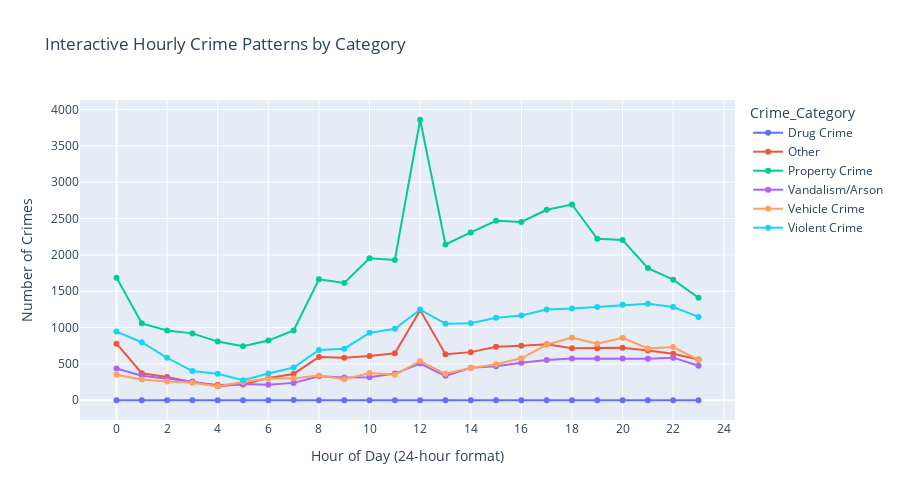

This figure's notebook cell:
### Code cell
# 3. Interactive geographic visualization (heatmap)
# Sample data for performance (10,000 random points)
sample_data = crime_df.sample(n=10000, random_state=42)

fig_scatter = px.scatter_mapbox(sample_data, 
                               lat='LAT', lon='LON',
                               color='Crime_Category',
                               hover_data=['Area_Name_Clean', 'Crime_Description_Clean', 'Hour'],
                               title='Interactive Geographic Crime Map - Los Angeles (2020)<br>Sample of 10,000 crimes',
                               height=600,
                               zoom=9)

fig_scatter.update_layout(mapbox_style="open-street-map")
fig_scatter.update_layout(margin={"r":0,"t":50,"l":0,"b":0})
fig_scatter.show()

print("Interactive Plot 3: Geographic crime distribution map")

# 4. Interactive hourly crime patterns
hourly_data = crime_df.groupby(['Hour', 'Crime_Category']).size().reset_index(name='Crime_Count')

fig_hour = px.line(hourly_data, x='Hour', y='Crime_Count', color='Crime_Category',
                   title='Interactive Hourly Crime Patterns by Category',
                   labels={'Hour': 'Hour of Day (24-hour format)', 'Crime_Count': 'Number of Crimes'},
                   height=500, markers=True)
fig_hour.update_xaxes(dtick=2)  # Show every 2 hours
fig_hour.show()

print("Interactive Plot 4: Hourly crime patterns by category")

### Figure 1 — Plotly figure (JSON) as saved in the notebook; plotly's stock layout.template omitted (floating-point values rounded to 4 significant figures)
{"data": [{"hovertemplate": "Crime_Category=Drug Crime<br>Hour of Day (24-hour format)=%{x}<br>Number of Crimes=%{y}<extra></extra>", "legendgroup": "Drug Crime", "line": {"color": "#636efa", "dash": "solid"}, "marker": {"symbol": "circle"}, "mode": "lines+markers", "name": "Drug Crime", "orientation": "v", "showlegend": true, "type": "scatter", "x": [0, 1, 2, 3, 4, 5, 6, 7, 8, 9, 10, 11, 12, 13, 14, 15, 16, 17, 18, 19, 20, 21, 22, 23], "xaxis": "x", "y": [0, 0, 0, 0, 0, 0, 0, 2, 0, 0, 0, 1, 0, 0, 0, 0, 0, 0, 0, 0, 0, 0, 0, 0], "yaxis": "y"}, {"hovertemplate": "Crime_Category=Other<br>Hour of Day (24-hour format)=%{x}<br>Number of Crimes=%{y}<extra></extra>", "legendgroup": "Other", "line": {"color": "#EF553B", "dash": "solid"}, "marker": {"symbol": "circle"}, "mode": "lines+markers", "name": "Other", "orientation": "v", "showlegend": true, "type": "scatter", "x": [0, 1, 2, 3, 4, 5, 6, 7, 8, 9, 10, 11, 12, 13, 14, 15, 16, 17, 18, 19, 20, 21, 22, 23], "xaxis": "x", "y": [778, 372, 320, 249, 211, 215, 305, 362, 596, 586, 610, 646, 1240, 632, 662, 736, 750, 769, 714, 717, 722, 683, 640, 561], "yaxis": "y"}, {"hovertemplate": "Crime_Category=Property Crime<br>Hour of Day (24-hour format)=%{x}<br>Number of Crimes=%{y}<extra></extra>", "legendgroup": "Property Crime", "line": {"color": "#00cc96", "dash": "solid"}, "marker": {"symbol": "circle"}, "mode": "lines+markers", "name": "Property Crime", "orientation": "v", "showlegend": true, "type": "scatter", "x": [0, 1, 2, 3, 4, 5, 6, 7, 8, 9, 10, 11, 12, 13, 14, 15, 16, 17, 18, 19, 20, 21, 22, 23], "xaxis": "x", "y": [1687, 1058, 959, 920, 807, 742, 821, 959, 1665, 1613, 1953, 1931, 3859, 2143, 2309, 2468, 2453, 2621, 2693, 2222, 2205, 1818, 1659, 1410], "yaxis": "y"}, {"hovertemplate": "Crime_Category=Vandalism/Arson<br>Hour of Day (24-hour format)=%{x}<br>Number of Crimes=%{y}<extra></extra>", "legendgroup": "Vandalism/Arson", "line": {"color": "#ab63fa", "dash": "solid"}, "marker": {"symbol": "circle"}, "mode": "lines+markers", "name": "Vandalism/Arson", "orientation": "v", "showlegend": true, "type": "scatter", "x": [0, 1, 2, 3, 4, 5, 6, 7, 8, 9, 10, 11, 12, 13, 14, 15, 16, 17, 18, 19, 20, 21, 22, 23], "xaxis": "x", "y": [436, 336, 297, 258, 191, 225, 213, 239, 331, 314, 317, 367, 505, 336, 446, 468, 517, 555, 573, 574, 576, 570, 586, 474], "yaxis": "y"}, {"hovertemplate": "Crime_Category=Vehicle Crime<br>Hour of Day (24-hour format)=%{x}<br>Number of Crimes=%{y}<extra></extra>", "legendgroup": "Vehicle Crime", "line": {"color": "#FFA15A", "dash": "solid"}, "marker": {"symbol": "circle"}, "mode": "lines+markers", "name": "Vehicle Crime", "orientation": "v", "showlegend": true, "type": "scatter", "x": [0, 1, 2, 3, 4, 5, 6, 7, 8, 9, 10, 11, 12, 13, 14, 15, 16, 17, 18, 19, 20, 21, 22, 23], "xaxis": "x", "y": [351, 287, 259, 240, 192, 252, 300, 301, 339, 289, 374, 350, 538, 364, 445, 496, 577, 763, 864, 778, 860, 712, 731, 555], "yaxis": "y"}, {"hovertemplate": "Crime_Category=Violent Crime<br>Hour of Day (24-hour format)=%{x}<br>Number of Crimes=%{y}<extra></extra>", "legendgroup": "Violent Crime", "line": {"color": "#19d3f3", "dash": "solid"}, "marker": {"symbol": "circle"}, "mode": "lines+markers", "name": "Violent Crime", "orientation": "v", "showlegend": true, "type": "scatter", "x": [0, 1, 2, 3, 4, 5, 6, 7, 8, 9, 10, 11, 12, 13, 14, 15, 16, 17, 18, 19, 20, 21, 22, 23], "xaxis": "x", "y": [945, 798, 583, 401, 364, 274, 369, 451, 692, 709, 927, 984, 1247, 1054, 1060, 1136, 1167, 1248, 1262, 1284, 1313, 1328, 1282, 1147], "yaxis": "y"}], "layout": {"height": 500, "legend": {"title": {"text": "Crime_Category"}, "tracegroupgap": 0}, "title": {"text": "Interactive Hourly Crime Patterns by Category"}, "xaxis": {"anchor": "y", "domain": [0, 1], "dtick": 2, "title": {"text": "Hour of Day (24-hour format)"}}, "yaxis": {"anchor": "x", "domain": [0, 1], "title": {"text": "Number of Crimes"}}}}
